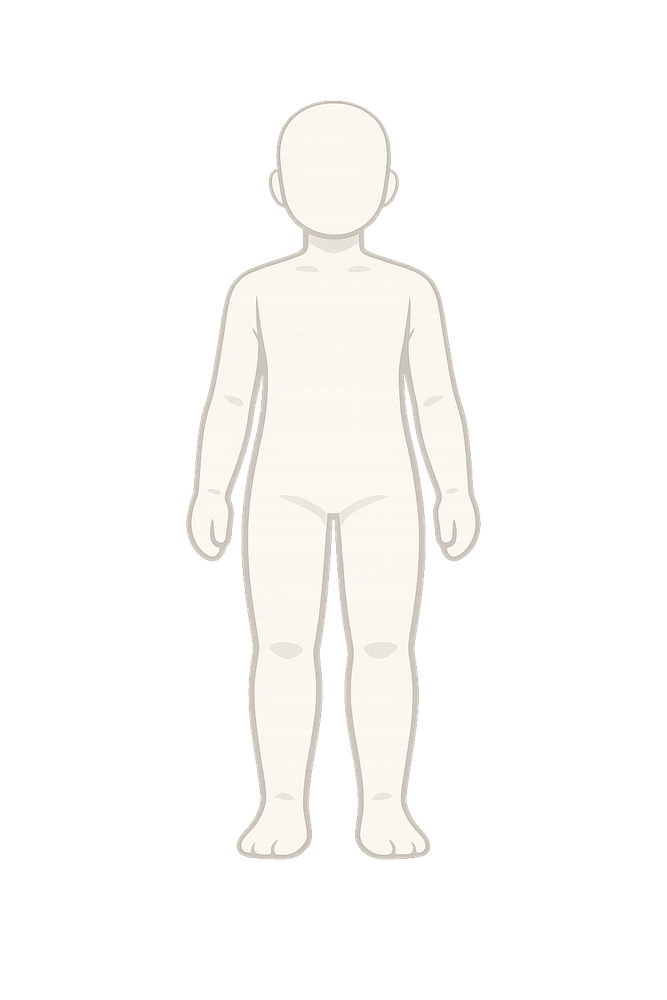
#> input picture tools/art-lab/body_clean.png, 667 x 1000 px, shrunk from 1024 x 1536 before the run
$ python key.py ../art-lab/body_clean.png ../art-lab/waves_clean.png
#> lines starting #> are read from the running program, lines starting #| are printed output that depends on the picture
#!/usr/bin/env python3
"""designMe chroma key — deterministically remove the technical green mannequin
from a worn-composite render, leaving the part pixel-registered in place.

    tools/art-lab/.venv/bin/python tools/art-gen/key.py <worn.png> <part_out.png>

The generator renders worn parts on a figure painted solid saturated green
(a technical matte the prompt demands). This keys out every green-dominant
pixel by hue band, feathers the boundary, and despeckles. Pure function —
same input, same output.
"""
import sys
import colorsys
from pathlib import Path

from PIL import Image, ImageFilter

HUE_LO, HUE_HI = 55, 175   # degrees — green band incl. sage AND olive drift
MIN_SAT = 0.10             # below this it's neutral/cream, keep it
# warm creams are safe from the wider band: they have r >= g, which is_green rejects

src, dst = Path(sys.argv[1]), Path(sys.argv[2])
im = Image.open(src).convert("RGBA")
#> im is the input picture: PIL image 667x1000 RGBA; mean R, G, B, A 48.2, 47.4, 45.9, 48.8
px = im.load()

# Registration gate BEFORE keying: the green mannequin itself proves whether the
# model kept the base figure's framing. If it zoomed in (portrait bias — seen on
# hair) or cropped the body, the part is misregistered no matter how good it looks.
BASE = Path(__file__).resolve().parent / "refs" / "base.png"
if BASE.exists():
    def is_green(r, g, b):
        mx = max(r, g, b)
        sat = (mx - min(r, g, b)) / mx if mx else 0
        if sat < MIN_SAT or g < r or g < b:
            return False
        return HUE_LO <= colorsys.rgb_to_hsv(r / 255, g / 255, b / 255)[0] * 360 <= HUE_HI

    green_cols, green_rows = set(), set()
    for y in range(0, im.height, 4):          # sample grid — plenty for a bbox
        for x in range(0, im.width, 4):
            r, g, b, a = px[x, y]
            if a > 128 and is_green(r, g, b):
                green_cols.add(x); green_rows.add(y)
    base_alpha = Image.open(BASE).convert("RGBA").getchannel("A").point(lambda v: 255 if v >= 140 else 0)
    bb = base_alpha.getbbox()
    if green_cols and bb:
        gw = max(green_cols) - min(green_cols)
        gh = max(green_rows) - min(green_rows)
        width_ratio = gw / (bb[2] - bb[0])
        height_cover = gh / (bb[3] - bb[1])
        print(f"registration: width_ratio={width_ratio:.2f} height_cover={height_cover:.2f} "
              f"green_top={min(green_rows)} green_bottom={max(green_rows)} base_bbox={bb}")
        if width_ratio > 1.3:
            sys.exit(f"REGISTRATION FAIL: figure drawn {width_ratio:.1f}x too wide — model zoomed in / recomposed")
        if height_cover < 0.6:
            sys.exit(f"REGISTRATION FAIL: figure covers only {height_cover:.0%} of base height — body cropped")
        # the base figure never touches the frame; green at an edge = the model
        # enlarged the figure until it cropped (slips past the ratio checks above)
        if min(green_rows) < 8 or max(green_rows) > im.height - 9 or \
           min(green_cols) < 8 or max(green_cols) > im.width - 9:
            sys.exit("REGISTRATION FAIL: figure touches the frame edge — model cropped/enlarged the body")
for y in range(im.height):
    for x in range(im.width):
        r, g, b, a = px[x, y]
        if a == 0:
            continue
        mx = max(r, g, b)
        sat = (mx - min(r, g, b)) / mx if mx else 0
        if sat < MIN_SAT or g < r or g < b:
            continue
        hue = colorsys.rgb_to_hsv(r / 255, g / 255, b / 255)[0] * 360
        if HUE_LO <= hue <= HUE_HI:
            px[x, y] = (r, g, b, 0)

alpha = im.getchannel("A").filter(ImageFilter.MedianFilter(5))
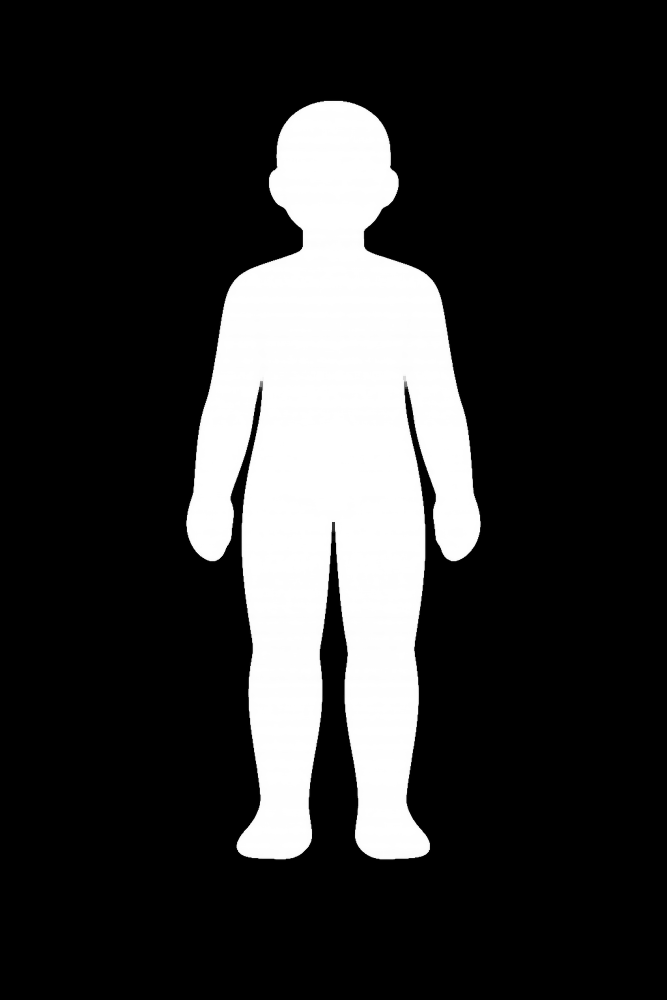
#> alpha: PIL image 667x1000 L; min 0, max 255, mean 48.8
im.putalpha(alpha)
dst.parent.mkdir(parents=True, exist_ok=True)
im.save(dst)
print(f"keyed {src.name} -> {dst}")
